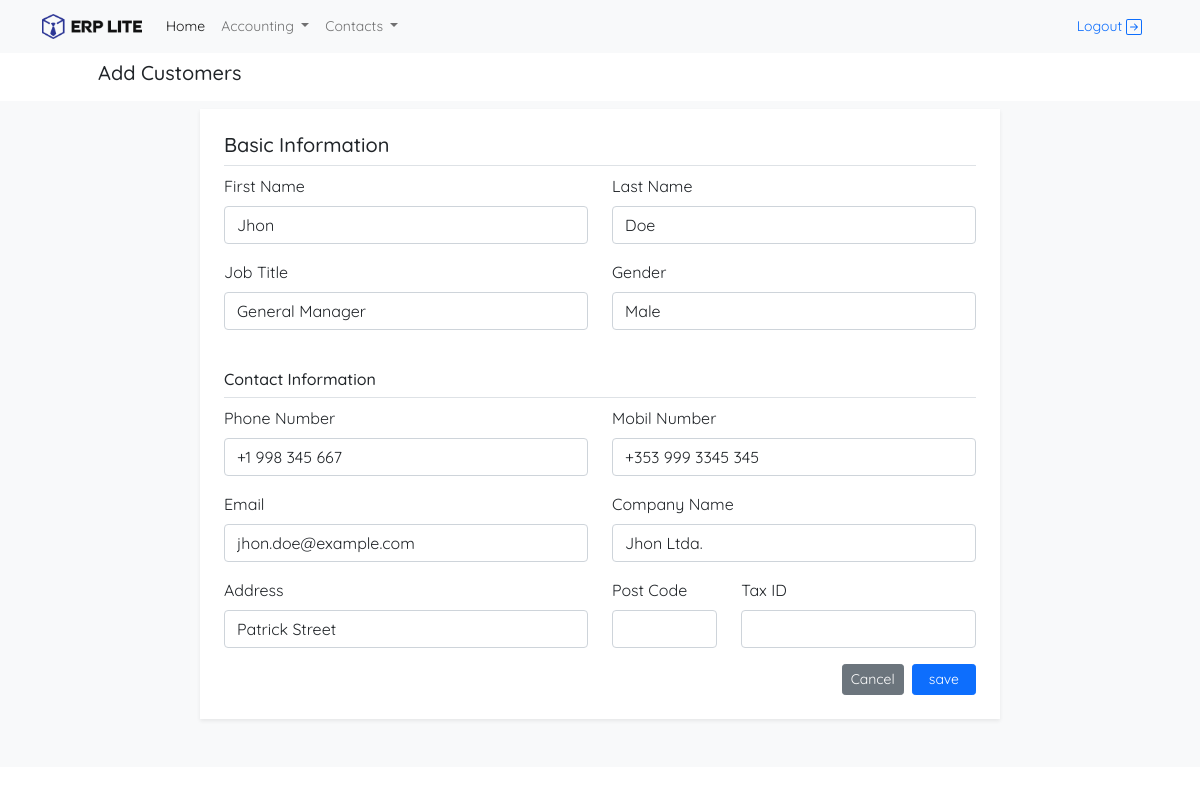
The app's page /contacts/customers/update/1 (signed in) with its own data.
### contacts/models.py (models this page shows)
class GlobalInformation(models.Model):
    GENDER = [
        ('', '----'),
        ('F', 'Female'),
        ('M', 'Male'),
    ]
    first_name = models.CharField(max_length=220, default='')
    last_name = models.CharField(max_length=220, default='')
    email = models.EmailField(max_length=220, default='')
    phone_number = models.CharField(max_length=20, blank=True, default='')
    mobil_number = models.CharField(max_length=20, blank=True, default='')
    address = models.CharField(max_length=250, blank=True, default='')
    postcode = models.CharField(max_length=50, blank=True, default='')
    company_name = models.CharField(max_length=220, default='')
    job_title = models.CharField(max_length=20, blank=True, default='')
    gender = models.CharField(max_length=20, choices=GENDER, default='')
    class Meta:
        abstract = True

class Customers(GlobalInformation):
    tax_id = models.CharField(max_length=20, blank=True, default='')

### contacts/views.py (the view)
# urls.py: path('customers/update/<int:pk>', update_customers, name='update-customers'),
@login_required(login_url='login')
def update_customers(request, pk):
    customers = Customers.objects.get(id=pk)
    if request.method == 'POST':
        form = FormCustomers(request.POST, instance=customers)
        if form.is_valid():
            form.save()
        return redirect('contacts:customers')
    else:
        form = FormCustomers(instance=customers)
    context = {
        'form': form
    }
    return render(request, 'customerForm.html', context)

### contacts/forms.py
class FormCustomers(ModelForm):
    class Meta:
        model = Customers
        fields = '__all__'
        widgets = {
            'first_name': TextInput(attrs={"class":f"{customers_field}"}),
            'last_name': TextInput(attrs={"class":f"{customers_field}"}),
            'job_title': TextInput(attrs={"class":f"{customers_field}"}),
            'gender': Select(attrs={"class":f"{customers_field}"}),
            'phone_number': TextInput(attrs={"class":f"{customers_field}"}),
            'mobil_number': TextInput(attrs={"class":f"{customers_field}"}),
            'email': EmailInput(attrs={"class":f"{customers_field}"}),
            'company_name': TextInput(attrs={"class":f"{customers_field}"}),
            'address': TextInput(attrs={"class":f"{customers_field}"}),
            'postcode': TextInput(attrs={"class":f"{customers_field}"}),
            'tax_id': TextInput(attrs={"class":f"{customers_field}"}),
        }

### contacts/templates/customerForm.html (shortened to what this page needs)
{% extends 'home/home.html' %}
{% block Title %}
    Add Customers
{% endblock %}
{% block content %}
    <div class="row pt-2">
        <div class="col-8 mx-auto shadow-sm p-4 mb-5 bg-body">
            <form method="POST">
                <div class="border-bottom mb-2">
                    <h5>Basic Information</h5>
                </div>
                <div class="row">
                    <div class="mb-3 col-6">
                        <label for="firstName" class="form-label">First Name</label>
                        {{ form.first_name }}
                    </div>
                    <div class="mb-3 col-6">
                        <label for="LastName" class="form-label">Last Name</label>
                        {{ form.last_name }}
                    </div>
                </div>
                <div class="row">
                    <div class="mb-3 col-6">
                        <label for="jobTitle" class="form-label">Job Title</label>
                        {{ form.job_title }}
                    </div>
                    <div class="mb-3 col-6">
                        <label for="gender" class="form-label">Gender</label>
                        {{ form.gender }}
                    </div>
                </div>
                <div class="border-bottom mb-2 mt-4">
                    <h6>Contact Information</h6>
                </div>
                <div class="row">
                    <div class="mb-3 col-6">
                        <label for="phoneNumber" class="form-label">Phone Number</label>
                        {{ form.phone_number }}
                    </div>
                    <div class="mb-3 col-6">
                        <label for="mobilNumber" class="form-label">Mobil Number</label>
                        {{ form.mobil_number }}
                    </div>
                </div>
                <div class="row">
                    <div class="mb-3 col-6">
                        <label for="email" class="form-label">Email</label>
                        {{ form.email }}
                    </div>
                    <div class="mb-3 col-6">
                        <label for="companyName" class="form-label">Company Name</label>
                        {{ form.company_name }}
                    </div>
                </div>
                <div class="row">
                    <div class="mb-3 col-6">
                        <label for="adrress" class="form-label">Address</label>
                        {{ form.address }}
                    </div>
                    <div class="mb-3 col-2">
                        <label for="postCode" class="form-label">Post Code</label>
                        {{ form.postcode }}
                    </div>
                    <div class="mb-3 col-4">
                        <label for="taxID" class="form-label">Tax ID</label>
                        {{ form.tax_id }}
                    </div>
                </div>
                <div class="d-grid gap-2 d-md-flex justify-content-md-end">
                    <a href="" class="btn btn-secondary btn-sm">Cancel</a>
                    <input type="submit" value="save" class="btn btn-primary btn-sm px-3">
                </div>
            </form>
        </div>
    </div>
{% endblock %}

### static/main.css (style rules this page uses)
html { margin: 0; padding: 0; box-sizing: border-box; }
body { font-family: 'Quicksand', sans-serif; }
a { font-size: 14px!important; }

### records on screen
Customers: first_name "Jhon", last_name "Doe", job_title "General Manager", gender "Male", phone_number "+1 998 345 667", mobil_number "+353 999 3345 345", email "jhon.doe@example.com", company_name "Jhon Ltda.", address "Patrick Street"
